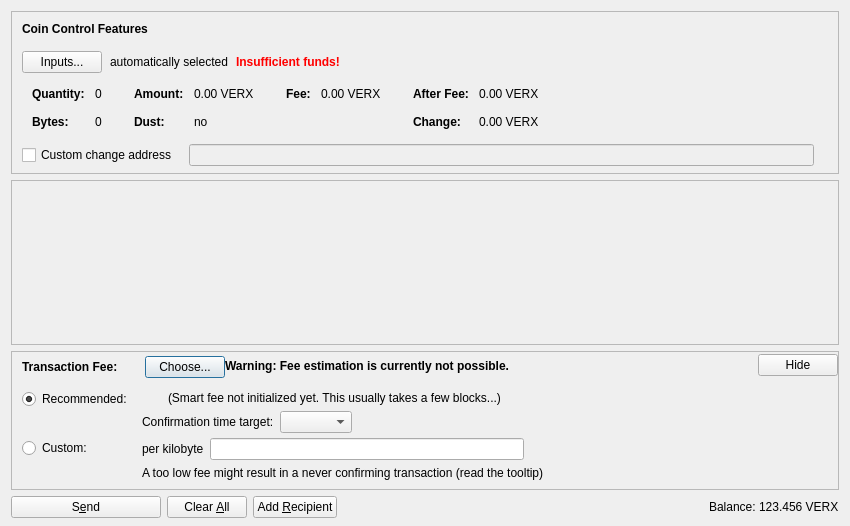
<?xml version="1.0" encoding="UTF-8"?>
<ui version="4.0">
 <class>SendCoinsDialog</class>
 <widget class="QDialog" name="SendCoinsDialog">
  <property name="geometry">
   <rect>
    <x>0</x>
    <y>0</y>
    <width>850</width>
    <height>526</height>
   </rect>
  </property>
  <property name="windowTitle">
   <string>Send Coins</string>
  </property>
  <layout class="QVBoxLayout" name="verticalLayout" stretch="0,1,0,0">
   <property name="bottomMargin">
    <number>8</number>
   </property>
   <item>
    <widget class="QFrame" name="frameCoinControl">
     <property name="sizePolicy">
      <sizepolicy hsizetype="Expanding" vsizetype="Expanding">
       <horstretch>0</horstretch>
       <verstretch>0</verstretch>
      </sizepolicy>
     </property>
     <property name="maximumSize">
      <size>
       <width>16777215</width>
       <height>16777215</height>
      </size>
     </property>
     <property name="frameShape">
      <enum>QFrame::StyledPanel</enum>
     </property>
     <property name="frameShadow">
      <enum>QFrame::Sunken</enum>
     </property>
     <layout class="QVBoxLayout" name="verticalLayoutCoinControl2">
      <property name="spacing">
       <number>0</number>
      </property>
      <property name="leftMargin">
       <number>0</number>
      </property>
      <property name="topMargin">
       <number>0</number>
      </property>
      <property name="rightMargin">
       <number>0</number>
      </property>
      <property name="bottomMargin">
       <number>6</number>
      </property>
      <item>
       <layout class="QVBoxLayout" name="verticalLayoutCoinControl" stretch="0,0,0,0,1">
        <property name="spacing">
         <number>0</number>
        </property>
        <property name="leftMargin">
         <number>10</number>
        </property>
        <property name="topMargin">
         <number>10</number>
        </property>
        <item>
         <layout class="QHBoxLayout" name="horizontalLayoutCoinControl1">
          <property name="bottomMargin">
           <number>15</number>
          </property>
          <item>
           <widget class="QLabel" name="labelCoinControlFeatures">
            <property name="sizePolicy">
             <sizepolicy hsizetype="Preferred" vsizetype="Maximum">
              <horstretch>0</horstretch>
              <verstretch>0</verstretch>
             </sizepolicy>
            </property>
            <property name="font">
             <font>
              <weight>75</weight>
              <bold>true</bold>
             </font>
            </property>
            <property name="styleSheet">
             <string notr="true">font-weight:bold;</string>
            </property>
            <property name="text">
             <string>Coin Control Features</string>
            </property>
           </widget>
          </item>
         </layout>
        </item>
        <item>
         <layout class="QHBoxLayout" name="horizontalLayoutCoinControl2" stretch="0,0,0,0">
          <property name="spacing">
           <number>8</number>
          </property>
          <property name="bottomMargin">
           <number>10</number>
          </property>
          <item>
           <widget class="QPushButton" name="pushButtonCoinControl">
            <property name="styleSheet">
             <string notr="true"/>
            </property>
            <property name="text">
             <string>Inputs...</string>
            </property>
            <property name="autoDefault">
             <bool>false</bool>
            </property>
           </widget>
          </item>
          <item>
           <widget class="QLabel" name="labelCoinControlAutomaticallySelected">
            <property name="text">
             <string>automatically selected</string>
            </property>
            <property name="margin">
             <number>5</number>
            </property>
           </widget>
          </item>
          <item>
           <widget class="QLabel" name="labelCoinControlInsuffFunds">
            <property name="font">
             <font>
              <weight>75</weight>
              <bold>true</bold>
             </font>
            </property>
            <property name="styleSheet">
             <string notr="true">color:red;font-weight:bold;</string>
            </property>
            <property name="text">
             <string>Insufficient funds!</string>
            </property>
            <property name="margin">
             <number>5</number>
            </property>
           </widget>
          </item>
          <item>
           <spacer name="horizontalSpacerCoinControl">
            <property name="orientation">
             <enum>Qt::Horizontal</enum>
            </property>
            <property name="sizeHint" stdset="0">
             <size>
              <width>40</width>
              <height>1</height>
             </size>
            </property>
           </spacer>
          </item>
         </layout>
        </item>
        <item>
         <widget class="QWidget" name="widgetCoinControl" native="true">
          <property name="sizePolicy">
           <sizepolicy hsizetype="Preferred" vsizetype="Preferred">
            <horstretch>0</horstretch>
            <verstretch>0</verstretch>
           </sizepolicy>
          </property>
          <property name="minimumSize">
           <size>
            <width>0</width>
            <height>0</height>
           </size>
          </property>
          <property name="styleSheet">
           <string notr="true"/>
          </property>
          <layout class="QHBoxLayout" name="horizontalLayoutCoinControl5">
           <property name="leftMargin">
            <number>0</number>
           </property>
           <property name="topMargin">
            <number>0</number>
           </property>
           <property name="rightMargin">
            <number>0</number>
           </property>
           <property name="bottomMargin">
            <number>0</number>
           </property>
           <item>
            <layout class="QHBoxLayout" name="horizontalLayoutCoinControl3" stretch="0,0,0,1">
             <property name="spacing">
              <number>20</number>
             </property>
             <property name="topMargin">
              <number>0</number>
             </property>
             <property name="bottomMargin">
              <number>10</number>
             </property>
             <item>
              <layout class="QFormLayout" name="formLayoutCoinControl1">
               <property name="horizontalSpacing">
                <number>10</number>
               </property>
               <property name="verticalSpacing">
                <number>14</number>
               </property>
               <property name="leftMargin">
                <number>10</number>
               </property>
               <property name="topMargin">
                <number>4</number>
               </property>
               <property name="rightMargin">
                <number>6</number>
               </property>
               <item row="0" column="0">
                <widget class="QLabel" name="labelCoinControlQuantityText">
                 <property name="font">
                  <font>
                   <weight>75</weight>
                   <bold>true</bold>
                  </font>
                 </property>
                 <property name="text">
                  <string>Quantity:</string>
                 </property>
                 <property name="margin">
                  <number>0</number>
                 </property>
                </widget>
               </item>
               <item row="0" column="1">
                <widget class="QLabel" name="labelCoinControlQuantity">
                 <property name="cursor">
                  <cursorShape>IBeamCursor</cursorShape>
                 </property>
                 <property name="contextMenuPolicy">
                  <enum>Qt::ActionsContextMenu</enum>
                 </property>
                 <property name="text">
                  <string notr="true">0</string>
                 </property>
                 <property name="margin">
                  <number>0</number>
                 </property>
                 <property name="textInteractionFlags">
                  <set>Qt::LinksAccessibleByMouse|Qt::TextSelectableByKeyboard|Qt::TextSelectableByMouse</set>
                 </property>
                </widget>
               </item>
               <item row="1" column="0">
                <widget class="QLabel" name="labelCoinControlBytesText">
                 <property name="font">
                  <font>
                   <weight>75</weight>
                   <bold>true</bold>
                  </font>
                 </property>
                 <property name="text">
                  <string>Bytes:</string>
                 </property>
                </widget>
               </item>
               <item row="1" column="1">
                <widget class="QLabel" name="labelCoinControlBytes">
                 <property name="cursor">
                  <cursorShape>IBeamCursor</cursorShape>
                 </property>
                 <property name="contextMenuPolicy">
                  <enum>Qt::ActionsContextMenu</enum>
                 </property>
                 <property name="text">
                  <string notr="true">0</string>
                 </property>
                 <property name="textInteractionFlags">
                  <set>Qt::LinksAccessibleByMouse|Qt::TextSelectableByKeyboard|Qt::TextSelectableByMouse</set>
                 </property>
                </widget>
               </item>
              </layout>
             </item>
             <item>
              <layout class="QFormLayout" name="formLayoutCoinControl2">
               <property name="horizontalSpacing">
                <number>10</number>
               </property>
               <property name="verticalSpacing">
                <number>14</number>
               </property>
               <property name="leftMargin">
                <number>6</number>
               </property>
               <property name="topMargin">
                <number>4</number>
               </property>
               <property name="rightMargin">
                <number>6</number>
               </property>
               <item row="0" column="0">
                <widget class="QLabel" name="labelCoinControlAmountText">
                 <property name="font">
                  <font>
                   <weight>75</weight>
                   <bold>true</bold>
                  </font>
                 </property>
                 <property name="text">
                  <string>Amount:</string>
                 </property>
                 <property name="margin">
                  <number>0</number>
                 </property>
                </widget>
               </item>
               <item row="0" column="1">
                <widget class="QLabel" name="labelCoinControlAmount">
                 <property name="cursor">
                  <cursorShape>IBeamCursor</cursorShape>
                 </property>
                 <property name="contextMenuPolicy">
                  <enum>Qt::ActionsContextMenu</enum>
                 </property>
                 <property name="text">
                  <string notr="true">0.00 VERX</string>
                 </property>
                 <property name="textInteractionFlags">
                  <set>Qt::LinksAccessibleByMouse|Qt::TextSelectableByKeyboard|Qt::TextSelectableByMouse</set>
                 </property>
                </widget>
               </item>
               <item row="1" column="0">
                <widget class="QLabel" name="labelCoinControlLowOutputText">
                 <property name="font">
                  <font>
                   <weight>75</weight>
                   <bold>true</bold>
                  </font>
                 </property>
                 <property name="text">
                  <string>Dust:</string>
                 </property>
                </widget>
               </item>
               <item row="1" column="1">
                <widget class="QLabel" name="labelCoinControlLowOutput">
                 <property name="cursor">
                  <cursorShape>IBeamCursor</cursorShape>
                 </property>
                 <property name="contextMenuPolicy">
                  <enum>Qt::ActionsContextMenu</enum>
                 </property>
                 <property name="text">
                  <string notr="true">no</string>
                 </property>
                 <property name="textInteractionFlags">
                  <set>Qt::LinksAccessibleByMouse|Qt::TextSelectableByKeyboard|Qt::TextSelectableByMouse</set>
                 </property>
                </widget>
               </item>
              </layout>
             </item>
             <item>
              <layout class="QFormLayout" name="formLayoutCoinControl3">
               <property name="horizontalSpacing">
                <number>10</number>
               </property>
               <property name="verticalSpacing">
                <number>14</number>
               </property>
               <property name="leftMargin">
                <number>6</number>
               </property>
               <property name="topMargin">
                <number>4</number>
               </property>
               <property name="rightMargin">
                <number>6</number>
               </property>
               <item row="0" column="0">
                <widget class="QLabel" name="labelCoinControlFeeText">
                 <property name="font">
                  <font>
                   <weight>75</weight>
                   <bold>true</bold>
                  </font>
                 </property>
                 <property name="text">
                  <string>Fee:</string>
                 </property>
                 <property name="margin">
                  <number>0</number>
                 </property>
                </widget>
               </item>
               <item row="0" column="1">
                <widget class="QLabel" name="labelCoinControlFee">
                 <property name="cursor">
                  <cursorShape>IBeamCursor</cursorShape>
                 </property>
                 <property name="contextMenuPolicy">
                  <enum>Qt::ActionsContextMenu</enum>
                 </property>
                 <property name="text">
                  <string notr="true">0.00 VERX</string>
                 </property>
                 <property name="textInteractionFlags">
                  <set>Qt::LinksAccessibleByMouse|Qt::TextSelectableByKeyboard|Qt::TextSelectableByMouse</set>
                 </property>
                </widget>
               </item>
              </layout>
             </item>
             <item>
              <layout class="QFormLayout" name="formLayoutCoinControl4">
               <property name="horizontalSpacing">
                <number>10</number>
               </property>
               <property name="verticalSpacing">
                <number>14</number>
               </property>
               <property name="leftMargin">
                <number>6</number>
               </property>
               <property name="topMargin">
                <number>4</number>
               </property>
               <property name="rightMargin">
                <number>6</number>
               </property>
               <item row="0" column="0">
                <widget class="QLabel" name="labelCoinControlAfterFeeText">
                 <property name="font">
                  <font>
                   <weight>75</weight>
                   <bold>true</bold>
                  </font>
                 </property>
                 <property name="text">
                  <string>After Fee:</string>
                 </property>
                 <property name="margin">
                  <number>0</number>
                 </property>
                </widget>
               </item>
               <item row="0" column="1">
                <widget class="QLabel" name="labelCoinControlAfterFee">
                 <property name="cursor">
                  <cursorShape>IBeamCursor</cursorShape>
                 </property>
                 <property name="contextMenuPolicy">
                  <enum>Qt::ActionsContextMenu</enum>
                 </property>
                 <property name="text">
                  <string notr="true">0.00 VERX</string>
                 </property>
                 <property name="textInteractionFlags">
                  <set>Qt::LinksAccessibleByMouse|Qt::TextSelectableByKeyboard|Qt::TextSelectableByMouse</set>
                 </property>
                </widget>
               </item>
               <item row="1" column="0">
                <widget class="QLabel" name="labelCoinControlChangeText">
                 <property name="font">
                  <font>
                   <weight>75</weight>
                   <bold>true</bold>
                  </font>
                 </property>
                 <property name="text">
                  <string>Change:</string>
                 </property>
                </widget>
               </item>
               <item row="1" column="1">
                <widget class="QLabel" name="labelCoinControlChange">
                 <property name="cursor">
                  <cursorShape>IBeamCursor</cursorShape>
                 </property>
                 <property name="contextMenuPolicy">
                  <enum>Qt::ActionsContextMenu</enum>
                 </property>
                 <property name="text">
                  <string notr="true">0.00 VERX</string>
                 </property>
                 <property name="textInteractionFlags">
                  <set>Qt::LinksAccessibleByMouse|Qt::TextSelectableByKeyboard|Qt::TextSelectableByMouse</set>
                 </property>
                </widget>
               </item>
              </layout>
             </item>
            </layout>
           </item>
          </layout>
         </widget>
        </item>
        <item>
         <layout class="QHBoxLayout" name="horizontalLayoutCoinControl4" stretch="0,0,0">
          <property name="spacing">
           <number>12</number>
          </property>
          <property name="sizeConstraint">
           <enum>QLayout::SetDefaultConstraint</enum>
          </property>
          <property name="topMargin">
           <number>5</number>
          </property>
          <property name="rightMargin">
           <number>5</number>
          </property>
          <item>
           <widget class="QCheckBox" name="checkBoxCoinControlChange">
            <property name="toolTip">
             <string>If this is activated, but the change address is empty or invalid, change will be sent to a newly generated address.</string>
            </property>
            <property name="text">
             <string>Custom change address</string>
            </property>
           </widget>
          </item>
          <item>
           <widget class="QValidatedLineEdit" name="lineEditCoinControlChange">
            <property name="enabled">
             <bool>false</bool>
            </property>
            <property name="sizePolicy">
             <sizepolicy hsizetype="Expanding" vsizetype="Fixed">
              <horstretch>0</horstretch>
              <verstretch>0</verstretch>
             </sizepolicy>
            </property>
           </widget>
          </item>
          <item>
           <widget class="QLabel" name="labelCoinControlChangeLabel">
            <property name="sizePolicy">
             <sizepolicy hsizetype="Preferred" vsizetype="Expanding">
              <horstretch>0</horstretch>
              <verstretch>0</verstretch>
             </sizepolicy>
            </property>
            <property name="minimumSize">
             <size>
              <width>0</width>
              <height>0</height>
             </size>
            </property>
            <property name="text">
             <string/>
            </property>
            <property name="margin">
             <number>3</number>
            </property>
           </widget>
          </item>
         </layout>
        </item>
        <item>
         <spacer name="verticalSpacerCoinControl">
          <property name="orientation">
           <enum>Qt::Vertical</enum>
          </property>
          <property name="sizeHint" stdset="0">
           <size>
            <width>800</width>
            <height>1</height>
           </size>
          </property>
         </spacer>
        </item>
       </layout>
      </item>
     </layout>
    </widget>
   </item>
   <item>
    <widget class="QScrollArea" name="scrollArea">
     <property name="widgetResizable">
      <bool>true</bool>
     </property>
     <widget class="QWidget" name="scrollAreaWidgetContents">
      <property name="geometry">
       <rect>
        <x>0</x>
        <y>0</y>
        <width>830</width>
        <height>104</height>
       </rect>
      </property>
      <layout class="QVBoxLayout" name="verticalLayout_2" stretch="0,1">
       <property name="leftMargin">
        <number>0</number>
       </property>
       <property name="topMargin">
        <number>0</number>
       </property>
       <property name="rightMargin">
        <number>0</number>
       </property>
       <property name="bottomMargin">
        <number>0</number>
       </property>
       <item>
        <layout class="QVBoxLayout" name="entries">
         <property name="spacing">
          <number>6</number>
         </property>
        </layout>
       </item>
       <item>
        <spacer name="verticalSpacer">
         <property name="orientation">
          <enum>Qt::Vertical</enum>
         </property>
         <property name="sizeHint" stdset="0">
          <size>
           <width>20</width>
           <height>40</height>
          </size>
         </property>
        </spacer>
       </item>
      </layout>
     </widget>
    </widget>
   </item>
   <item>
    <widget class="QFrame" name="frameFee">
     <property name="sizePolicy">
      <sizepolicy hsizetype="Expanding" vsizetype="Expanding">
       <horstretch>0</horstretch>
       <verstretch>0</verstretch>
      </sizepolicy>
     </property>
     <property name="maximumSize">
      <size>
       <width>16777215</width>
       <height>16777215</height>
      </size>
     </property>
     <property name="frameShape">
      <enum>QFrame::StyledPanel</enum>
     </property>
     <property name="frameShadow">
      <enum>QFrame::Sunken</enum>
     </property>
     <layout class="QVBoxLayout" name="verticalLayoutFee1">
      <property name="spacing">
       <number>0</number>
      </property>
      <property name="leftMargin">
       <number>0</number>
      </property>
      <property name="topMargin">
       <number>0</number>
      </property>
      <property name="rightMargin">
       <number>0</number>
      </property>
      <property name="bottomMargin">
       <number>0</number>
      </property>
      <item>
       <layout class="QVBoxLayout" name="verticalLayoutFee2" stretch="0,0,0">
        <property name="spacing">
         <number>0</number>
        </property>
        <property name="leftMargin">
         <number>10</number>
        </property>
        <property name="topMargin">
         <number>0</number>
        </property>
        <item>
         <layout class="QHBoxLayout" name="horizontalLayoutFee1">
          <property name="bottomMargin">
           <number>0</number>
          </property>
          <item>
           <layout class="QVBoxLayout" name="verticalLayoutFee7">
            <property name="spacing">
             <number>0</number>
            </property>
            <item>
             <spacer name="verticalSpacerSmartFee">
              <property name="orientation">
               <enum>Qt::Vertical</enum>
              </property>
              <property name="sizeType">
               <enum>QSizePolicy::Fixed</enum>
              </property>
              <property name="sizeHint" stdset="0">
               <size>
                <width>1</width>
                <height>4</height>
               </size>
              </property>
             </spacer>
            </item>
            <item>
             <layout class="QHBoxLayout" name="horizontalLayoutSmartFee">
              <property name="spacing">
               <number>10</number>
              </property>
              <item>
               <widget class="QLabel" name="labelFeeHeadline">
                <property name="sizePolicy">
                 <sizepolicy hsizetype="Preferred" vsizetype="Maximum">
                  <horstretch>0</horstretch>
                  <verstretch>0</verstretch>
                 </sizepolicy>
                </property>
                <property name="font">
                 <font>
                  <weight>75</weight>
                  <bold>true</bold>
                 </font>
                </property>
                <property name="styleSheet">
                 <string notr="true">font-weight:bold;</string>
                </property>
                <property name="text">
                 <string>Transaction Fee:</string>
                </property>
               </widget>
              </item>
              <item>
               <widget class="QLabel" name="labelFeeMinimized">
                <property name="text">
                 <string/>
                </property>
               </widget>
              </item>
              <item>
               <widget class="QPushButton" name="buttonChooseFee">
                <property name="text">
                 <string>Choose...</string>
                </property>
               </widget>
              </item>
             </layout>
            </item>
            <item>
             <spacer name="verticalSpacer_5">
              <property name="orientation">
               <enum>Qt::Vertical</enum>
              </property>
              <property name="sizeHint" stdset="0">
               <size>
                <width>1</width>
                <height>1</height>
               </size>
              </property>
             </spacer>
            </item>
           </layout>
          </item>
          <item>
           <widget class="QLabel" name="fallbackFeeWarningLabel">
            <property name="toolTip">
             <string>Using the fallbackfee can result in sending a transaction that will take several hours or days (or never) to confirm. Consider choosing your fee manually or wait until you have validated the complete chain.</string>
            </property>
            <property name="font">
            <font>
                <weight>75</weight>
                <bold>true</bold>
            </font>
            </property>
            <property name="text">
             <string>Warning: Fee estimation is currently not possible.</string>
            </property>
            <property name="wordWrap">
             <bool>false</bool>
            </property>
           </widget>
          </item>
          <item>
           <spacer name="horizontalSpacer_4">
            <property name="orientation">
             <enum>Qt::Horizontal</enum>
            </property>
            <property name="sizeType">
             <enum>QSizePolicy::MinimumExpanding</enum>
            </property>
            <property name="sizeHint" stdset="0">
             <size>
              <width>40</width>
              <height>20</height>
             </size>
            </property>
           </spacer>
          </item>
          <item>
           <widget class="QPushButton" name="buttonMinimizeFee">
            <property name="toolTip">
             <string>collapse fee-settings</string>
            </property>
            <property name="text">
             <string>Hide</string>
            </property>
           </widget>
          </item>
         </layout>
        </item>
        <item>
         <widget class="QFrame" name="frameFeeSelection">
          <layout class="QVBoxLayout" name="verticalLayoutFee12">
           <property name="spacing">
            <number>0</number>
           </property>
           <property name="leftMargin">
            <number>0</number>
           </property>
           <property name="topMargin">
            <number>0</number>
           </property>
           <property name="rightMargin">
            <number>0</number>
           </property>
           <property name="bottomMargin">
            <number>0</number>
           </property>
           <item>
            <layout class="QGridLayout" name="gridLayoutFee">
             <property name="topMargin">
              <number>10</number>
             </property>
             <property name="bottomMargin">
              <number>4</number>
             </property>
             <property name="horizontalSpacing">
              <number>10</number>
             </property>
             <property name="verticalSpacing">
              <number>4</number>
             </property>
             <item row="1" column="1">
              <layout class="QVBoxLayout" name="verticalLayoutFee8">
               <property name="spacing">
                <number>6</number>
               </property>
               <item>
                <layout class="QHBoxLayout" name="horizontalLayoutFee13">
                 <item>
                  <widget class="QLabel" name="labelCustomPerKilobyte">
                   <property name="toolTip">
                    <string>Specify a custom fee per kB (1,000 bytes) of the transaction's virtual size.

Note:  Since the fee is calculated on a per-byte basis, a fee of "100 satoshis per kB" for a transaction size of 500 bytes (half of 1 kB) would ultimately yield a fee of only 50 satoshis.</string>
                   </property>
                   <property name="text">
                    <string>per kilobyte</string>
                   </property>
                  </widget>
                 </item>
                 <item>
                  <widget class="BitcoinAmountField" name="customFee"/>
                 </item>
                 <item>
                  <spacer name="horizontalSpacer_6">
                   <property name="orientation">
                    <enum>Qt::Horizontal</enum>
                   </property>
                   <property name="sizeHint" stdset="0">
                    <size>
                     <width>1</width>
                     <height>1</height>
                    </size>
                   </property>
                  </spacer>
                 </item>
                </layout>
               </item>
               <item>
                <layout class="QHBoxLayout" name="horizontalLayoutFee8">
                 <item>
                  <widget class="QLabel" name="labelCustomFeeWarning">
                   <property name="enabled">
                    <bool>true</bool>
                   </property>
                   <property name="toolTip">
                    <string>When there is less transaction volume than space in the blocks, miners as well as relaying nodes may enforce a minimum fee. Paying only this minimum fee is just fine, but be aware that this can result in a never confirming transaction once there is more demand for vertexcoin transactions than the network can process.</string>
                   </property>
                   <property name="text">
                    <string>A too low fee might result in a never confirming transaction (read the tooltip)</string>
                   </property>
                  </widget>
                 </item>
                 <item>
                  <spacer name="horizontalSpacer_2">
                   <property name="orientation">
                    <enum>Qt::Horizontal</enum>
                   </property>
                   <property name="sizeHint" stdset="0">
                    <size>
                     <width>1</width>
                     <height>1</height>
                    </size>
                   </property>
                  </spacer>
                 </item>
                </layout>
               </item>
              </layout>
             </item>
             <item row="0" column="0">
              <layout class="QVBoxLayout" name="verticalLayoutFee4" stretch="0,1">
               <item>
                <widget class="QRadioButton" name="radioSmartFee">
                 <property name="text">
                  <string>Recommended:</string>
                 </property>
                 <property name="checked">
                  <bool>true</bool>
                 </property>
                 <attribute name="buttonGroup">
                  <string notr="true">groupFee</string>
                 </attribute>
                </widget>
               </item>
               <item>
                <spacer name="verticalSpacer_2">
                 <property name="orientation">
                  <enum>Qt::Vertical</enum>
                 </property>
                 <property name="sizeHint" stdset="0">
                  <size>
                   <width>1</width>
                   <height>1</height>
                  </size>
                 </property>
                </spacer>
               </item>
              </layout>
             </item>
             <item row="1" column="0">
              <layout class="QVBoxLayout" name="verticalLayoutFee9" stretch="0,1">
               <item>
                <widget class="QRadioButton" name="radioCustomFee">
                 <property name="text">
                  <string>Custom:</string>
                 </property>
                 <attribute name="buttonGroup">
                  <string notr="true">groupFee</string>
                 </attribute>
                </widget>
               </item>
               <item>
                <spacer name="verticalSpacer_6">
                 <property name="orientation">
                  <enum>Qt::Vertical</enum>
                 </property>
                 <property name="sizeHint" stdset="0">
                  <size>
                   <width>1</width>
                   <height>1</height>
                  </size>
                 </property>
                </spacer>
               </item>
              </layout>
             </item>
             <item row="0" column="1">
              <layout class="QVBoxLayout" name="verticalLayoutFee3" stretch="0,0,1">
               <property name="spacing">
                <number>6</number>
               </property>
               <property name="topMargin">
                <number>2</number>
               </property>
               <item>
                <layout class="QHBoxLayout" name="horizontalLayoutFee12">
                 <item>
                  <widget class="QLabel" name="labelSmartFee">
                   <property name="text">
                    <string/>
                   </property>
                  </widget>
                 </item>
                 <item>
                  <widget class="QLabel" name="labelFeeEstimation">
                   <property name="text">
                    <string/>
                   </property>
                  </widget>
                 </item>
                 <item>
                  <widget class="QLabel" name="labelSmartFee2">
                   <property name="text">
                    <string>(Smart fee not initialized yet. This usually takes a few blocks...)</string>
                   </property>
                  </widget>
                 </item>
                 <item>
                  <spacer name="horizontalSpacer_5">
                   <property name="orientation">
                    <enum>Qt::Horizontal</enum>
                   </property>
                   <property name="sizeHint" stdset="0">
                    <size>
                     <width>1</width>
                     <height>1</height>
                    </size>
                   </property>
                  </spacer>
                 </item>
                </layout>
               </item>
               <item>
                <layout class="QHBoxLayout" name="horizontalLayoutFee9">
                 <item>
                  <layout class="QVBoxLayout" name="verticalLayoutFee6">
                   <item>
                    <widget class="QLabel" name="labelSmartFee3">
                     <property name="text">
                      <string>Confirmation time target:</string>
                     </property>
                    </widget>
                   </item>
                  </layout>
                 </item>
                 <item>
                  <layout class="QVBoxLayout" name="verticalLayoutFee5">
                   <property name="rightMargin">
                    <number>30</number>
                   </property>
                   <item>
                    <layout class="QHBoxLayout" name="horizontalLayoutConfTarget">
                     <property name="bottomMargin">
                      <number>0</number>
                     </property>
                     <item>
                      <widget class="QComboBox" name="confTargetSelector"/>
                     </item>
                     <item>
                      <spacer name="horizontalSpacerConfTarget">
                       <property name="orientation">
                        <enum>Qt::Horizontal</enum>
                       </property>
                       <property name="sizeHint" stdset="0">
                        <size>
                         <width>40</width>
                         <height>20</height>
                        </size>
                       </property>
                      </spacer>
                     </item>
                    </layout>
                   </item>
                  </layout>
                 </item>
                </layout>
               </item>
               <item>
                <spacer name="verticalSpacer_4">
                 <property name="orientation">
                  <enum>Qt::Vertical</enum>
                 </property>
                 <property name="sizeHint" stdset="0">
                  <size>
                   <width>1</width>
                   <height>1</height>
                  </size>
                 </property>
                </spacer>
               </item>
              </layout>
             </item>
            </layout>
           </item>
          </layout>
         </widget>
        </item>
        <item>
         <spacer name="verticalSpacerFee">
          <property name="orientation">
           <enum>Qt::Vertical</enum>
          </property>
          <property name="sizeHint" stdset="0">
           <size>
            <width>40</width>
            <height>5</height>
           </size>
          </property>
         </spacer>
        </item>
       </layout>
      </item>
     </layout>
    </widget>
   </item>
   <item>
    <layout class="QHBoxLayout" name="horizontalLayout">
     <item>
      <widget class="QPushButton" name="sendButton">
       <property name="minimumSize">
        <size>
         <width>150</width>
         <height>0</height>
        </size>
       </property>
       <property name="toolTip">
        <string>Confirm the send action</string>
       </property>
       <property name="text">
        <string>S&amp;end</string>
       </property>
       <property name="icon">
        <iconset resource="../bitcoin.qrc">
         <normaloff>:/icons/send</normaloff>:/icons/send</iconset>
       </property>
       <property name="autoDefault">
        <bool>false</bool>
       </property>
       <property name="default">
        <bool>false</bool>
       </property>
      </widget>
     </item>
     <item>
      <widget class="QPushButton" name="clearButton">
       <property name="sizePolicy">
        <sizepolicy hsizetype="Minimum" vsizetype="Fixed">
         <horstretch>0</horstretch>
         <verstretch>0</verstretch>
        </sizepolicy>
       </property>
       <property name="toolTip">
        <string>Clear all fields of the form.</string>
       </property>
       <property name="text">
        <string>Clear &amp;All</string>
       </property>
       <property name="icon">
        <iconset resource="../bitcoin.qrc">
         <normaloff>:/icons/remove</normaloff>:/icons/remove</iconset>
       </property>
       <property name="autoDefault">
        <bool>false</bool>
       </property>
      </widget>
     </item>
     <item>
      <widget class="QPushButton" name="addButton">
       <property name="toolTip">
        <string>Send to multiple recipients at once</string>
       </property>
       <property name="text">
        <string>Add &amp;Recipient</string>
       </property>
       <property name="icon">
        <iconset resource="../bitcoin.qrc">
         <normaloff>:/icons/add</normaloff>:/icons/add</iconset>
       </property>
       <property name="autoDefault">
        <bool>false</bool>
       </property>
      </widget>
     </item>
     <item>
      <spacer name="horizontalSpacer">
       <property name="orientation">
        <enum>Qt::Horizontal</enum>
       </property>
       <property name="sizeHint" stdset="0">
        <size>
         <width>40</width>
         <height>20</height>
        </size>
       </property>
      </spacer>
     </item>
     <item>
      <layout class="QHBoxLayout" name="horizontalLayout_2">
       <property name="spacing">
        <number>3</number>
       </property>
       <item>
        <widget class="QLabel" name="label">
         <property name="sizePolicy">
          <sizepolicy hsizetype="Preferred" vsizetype="Fixed">
           <horstretch>0</horstretch>
           <verstretch>0</verstretch>
          </sizepolicy>
         </property>
         <property name="text">
          <string>Balance:</string>
         </property>
        </widget>
       </item>
       <item>
        <widget class="QLabel" name="labelBalance">
         <property name="sizePolicy">
          <sizepolicy hsizetype="Preferred" vsizetype="Fixed">
           <horstretch>0</horstretch>
           <verstretch>0</verstretch>
          </sizepolicy>
         </property>
         <property name="cursor">
          <cursorShape>IBeamCursor</cursorShape>
         </property>
         <property name="text">
          <string notr="true">123.456 VERX</string>
         </property>
         <property name="textInteractionFlags">
          <set>Qt::LinksAccessibleByMouse|Qt::TextSelectableByKeyboard|Qt::TextSelectableByMouse</set>
         </property>
        </widget>
       </item>
      </layout>
     </item>
    </layout>
   </item>
  </layout>
 </widget>
 <customwidgets>
  <customwidget>
   <class>QValidatedLineEdit</class>
   <extends>QLineEdit</extends>
   <header>qt/qvalidatedlineedit.h</header>
  </customwidget>
  <customwidget>
   <class>BitcoinAmountField</class>
   <extends>QLineEdit</extends>
   <header>qt/bitcoinamountfield.h</header>
   <container>1</container>
  </customwidget>
 </customwidgets>
 <resources>
  <include location="../bitcoin.qrc"/>
 </resources>
 <connections/>
 <buttongroups>
  <buttongroup name="groupFee"/>
 </buttongroups>
</ui>
